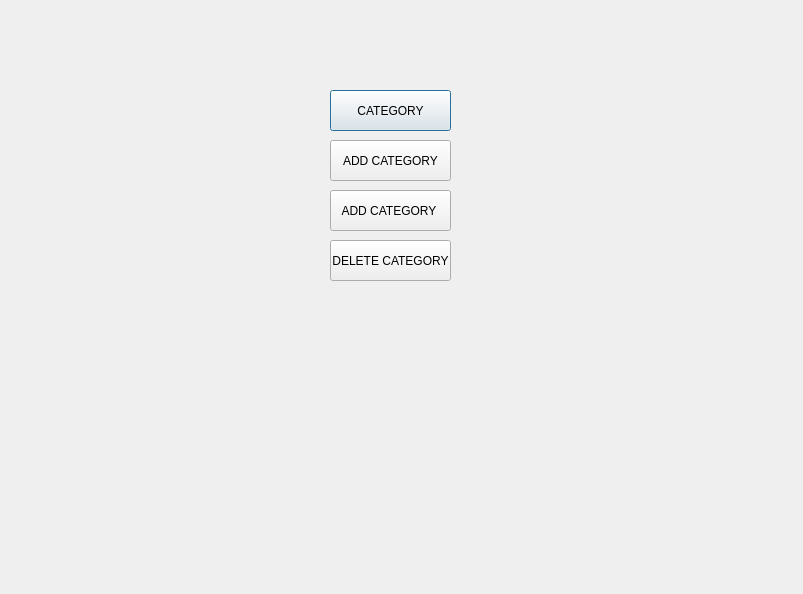
<?xml version="1.0" encoding="UTF-8"?>
<ui version="4.0">
 <class>Dialog7</class>
 <widget class="QDialog" name="Dialog7">
  <property name="geometry">
   <rect>
    <x>0</x>
    <y>0</y>
    <width>803</width>
    <height>594</height>
   </rect>
  </property>
  <property name="windowTitle">
   <string>Dialog</string>
  </property>
  <widget class="QPushButton" name="pushButton">
   <property name="geometry">
    <rect>
     <x>330</x>
     <y>90</y>
     <width>121</width>
     <height>41</height>
    </rect>
   </property>
   <property name="text">
    <string>CATEGORY</string>
   </property>
  </widget>
  <widget class="QPushButton" name="pushButton_2">
   <property name="geometry">
    <rect>
     <x>330</x>
     <y>140</y>
     <width>121</width>
     <height>41</height>
    </rect>
   </property>
   <property name="text">
    <string>ADD CATEGORY</string>
   </property>
  </widget>
  <widget class="QPushButton" name="pushButton_3">
   <property name="geometry">
    <rect>
     <x>330</x>
     <y>190</y>
     <width>121</width>
     <height>41</height>
    </rect>
   </property>
   <property name="text">
    <string>ADD CATEGORY </string>
   </property>
  </widget>
  <widget class="QPushButton" name="pushButton_4">
   <property name="geometry">
    <rect>
     <x>330</x>
     <y>240</y>
     <width>121</width>
     <height>41</height>
    </rect>
   </property>
   <property name="text">
    <string>DELETE CATEGORY</string>
   </property>
  </widget>
 </widget>
 <resources/>
 <connections/>
</ui>
